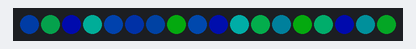
A sketch run on a simulated Arduino Uno, built with avr-gcc and run on an emulated ATmega328P. On the bench: 18 RGB LEDs in strip order, left to right. Dim RGB values are drawn brighter than linear; random numbers use the default seed unless the sketch sets one.

Above: at 0.15 s.
At 3.75 s:
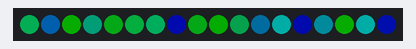
At 7.06 s:
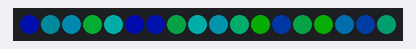
At 14.56 s:
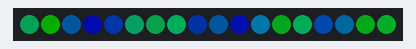
At 27.48 s:
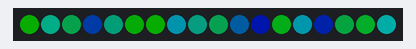
At 39.79 s:
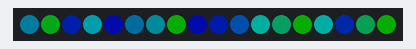

The sketch:

LEDBasics-Video3.ino
```cpp
#include <FastLED.h>

// video FastLED basics 3 - https://www.youtube.com/watch?v=Ukq0tH2Tnkc

#define NUM_LEDS 18
#define DATA_PIN 2
CRGB leds[NUM_LEDS];

uint8_t paletteIndex = 0;

//Basic RGB Palette
DEFINE_GRADIENT_PALETTE( heatmap_gp ) {
  0, 0, 0, 0,         //black
  128, 255, 0, 0,     //red
  200, 255, 255, 0,   //bright yellow
  255, 255, 255, 255 // full white
};

// this activates the palette
CRGBPalette16 myPal = heatmap_gp;

CRGBPalette16 purplePalette = CRGBPalette16 (
  CRGB::DarkViolet,
  CRGB::DarkViolet,
  CRGB::DarkViolet,
  CRGB::DarkViolet,

  CRGB::Magenta,
  CRGB::Magenta,
  CRGB::Linen,
  CRGB::Linen,

  CRGB::Magenta,
  CRGB::Magenta,
  CRGB::DarkViolet,
  CRGB::DarkViolet,

  CRGB::DarkViolet,
  CRGB::DarkViolet,
  CRGB::Linen,
  CRGB::Linen
);

// array of ints for each of the leds in the strip
uint8_t colorIndex[NUM_LEDS];

DEFINE_GRADIENT_PALETTE( greenblue_gp ) {
  0, 0, 255, 245,
  46, 0, 21, 255,
  179, 12, 250, 0,
  255, 0, 255, 245
};

CRGBPalette16 greenblue = greenblue_gp;

void setup() {
  FastLED.addLeds<WS2812B, DATA_PIN, GRB>(leds, NUM_LEDS);
  FastLED.setBrightness(50);

  // fill the color index array with random numbers from 0-255
  for (int i = 0; i < NUM_LEDS; i++) {
    colorIndex[i] = random8();
  }
}

void loop() {
//  gradientChaser();
//  randomFader();
  randomlyTwinkle();
}

void randomlyTwinkle() {
  //color each pixel from the palette using the index from colorIndex[]
  for (int i = 0; i < NUM_LEDS; i++) {
    leds[i] = ColorFromPalette(greenblue, colorIndex[i]);
  }

  EVERY_N_MILLISECONDS(5) {
    for (int i=0; i < NUM_LEDS; i++) {
      colorIndex[i]++;
    }
  }

  FastLED.show();
}

// this makes a very cool twinkly pattern through your color palette
void randomFader() {
  EVERY_N_MILLISECONDS(50) {
    //switch on an LED at random, chosing a ranomd color from the palette
    leds[random8(0, NUM_LEDS - 1)] = ColorFromPalette(purplePalette, random8(), 255, LINEARBLEND);
  }

  //fade all LEDS down by 1 in brightness each time this function is called
  fadeToBlackBy(leds, NUM_LEDS, 1);

  FastLED.show();
}

void gradientChaser() {
  fill_palette(leds, NUM_LEDS, paletteIndex, 255 / NUM_LEDS, purplePalette, 255, LINEARBLEND);

  EVERY_N_MILLISECONDS(10) {
    paletteIndex++;
  }

  FastLED.show();
}
```
